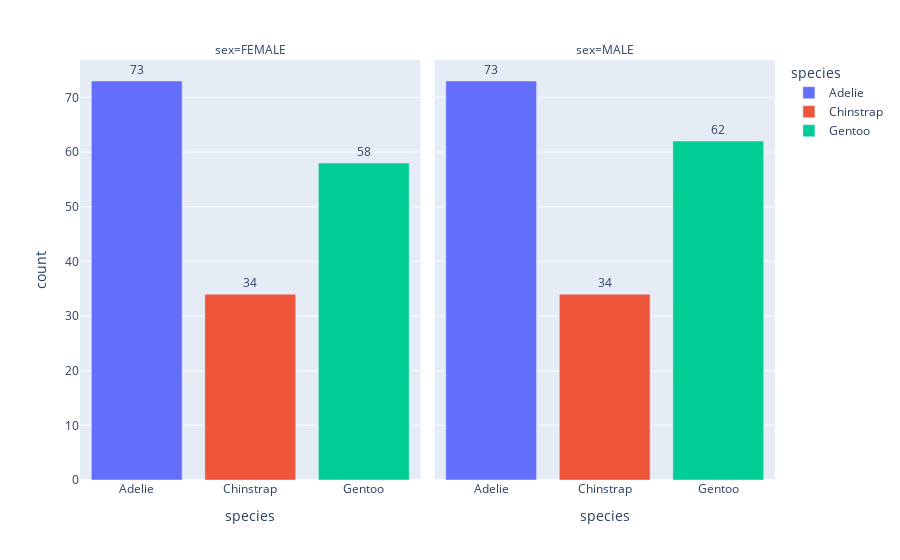

Source (notebook cell):
### Code cell
species_sex_count = df.groupby(['species', 'sex']).size().reset_index(name='count')

fig = px.bar(species_sex_count, x='species', y='count', color='species', facet_col='sex', text='count')

fig.update_traces(texttemplate='%{text}', textposition='outside')

# g = sns.catplot(x="species", data=df, kind="count", col="sex")
# g.facet_axis(0, 0).bar_label(container=g.facet_axis(0, 0).containers[0])
# g.facet_axis(0, 1).bar_label(container=g.facet_axis(0, 1).containers[0])

### Figure 1 — Plotly figure (JSON) as saved in the notebook; plotly's stock layout.template omitted (floating-point values rounded to 4 significant figures)
{"data": [{"alignmentgroup": "True", "hovertemplate": "species=%{x}<br>sex=FEMALE<br>count=%{text}<extra></extra>", "legendgroup": "Adelie", "marker": {"color": "#636efa", "pattern": {"shape": ""}}, "name": "Adelie", "offsetgroup": "Adelie", "orientation": "v", "showlegend": true, "text": [73], "textposition": "outside", "texttemplate": "%{text}", "type": "bar", "x": ["Adelie"], "xaxis": "x", "y": [73], "yaxis": "y"}, {"alignmentgroup": "True", "hovertemplate": "species=%{x}<br>sex=MALE<br>count=%{text}<extra></extra>", "legendgroup": "Adelie", "marker": {"color": "#636efa", "pattern": {"shape": ""}}, "name": "Adelie", "offsetgroup": "Adelie", "orientation": "v", "showlegend": false, "text": [73], "textposition": "outside", "texttemplate": "%{text}", "type": "bar", "x": ["Adelie"], "xaxis": "x2", "y": [73], "yaxis": "y2"}, {"alignmentgroup": "True", "hovertemplate": "species=%{x}<br>sex=FEMALE<br>count=%{text}<extra></extra>", "legendgroup": "Chinstrap", "marker": {"color": "#EF553B", "pattern": {"shape": ""}}, "name": "Chinstrap", "offsetgroup": "Chinstrap", "orientation": "v", "showlegend": true, "text": [34], "textposition": "outside", "texttemplate": "%{text}", "type": "bar", "x": ["Chinstrap"], "xaxis": "x", "y": [34], "yaxis": "y"}, {"alignmentgroup": "True", "hovertemplate": "species=%{x}<br>sex=MALE<br>count=%{text}<extra></extra>", "legendgroup": "Chinstrap", "marker": {"color": "#EF553B", "pattern": {"shape": ""}}, "name": "Chinstrap", "offsetgroup": "Chinstrap", "orientation": "v", "showlegend": false, "text": [34], "textposition": "outside", "texttemplate": "%{text}", "type": "bar", "x": ["Chinstrap"], "xaxis": "x2", "y": [34], "yaxis": "y2"}, {"alignmentgroup": "True", "hovertemplate": "species=%{x}<br>sex=FEMALE<br>count=%{text}<extra></extra>", "legendgroup": "Gentoo", "marker": {"color": "#00cc96", "pattern": {"shape": ""}}, "name": "Gentoo", "offsetgroup": "Gentoo", "orientation": "v", "showlegend": true, "text": [58], "textposition": "outside", "texttemplate": "%{text}", "type": "bar", "x": ["Gentoo"], "xaxis": "x", "y": [58], "yaxis": "y"}, {"alignmentgroup": "True", "hovertemplate": "species=%{x}<br>sex=MALE<br>count=%{text}<extra></extra>", "legendgroup": "Gentoo", "marker": {"color": "#00cc96", "pattern": {"shape": ""}}, "name": "Gentoo", "offsetgroup": "Gentoo", "orientation": "v", "showlegend": false, "text": [62], "textposition": "outside", "texttemplate": "%{text}", "type": "bar", "x": ["Gentoo"], "xaxis": "x2", "y": [62], "yaxis": "y2"}], "layout": {"annotations": [{"font": {}, "showarrow": false, "text": "sex=FEMALE", "x": 0.245, "xanchor": "center", "xref": "paper", "y": 1, "yanchor": "bottom", "yref": "paper"}, {"font": {}, "showarrow": false, "text": "sex=MALE", "x": 0.755, "xanchor": "center", "xref": "paper", "y": 1, "yanchor": "bottom", "yref": "paper"}], "autosize": true, "barmode": "relative", "legend": {"title": {"text": "species"}, "tracegroupgap": 0}, "margin": {"t": 60}, "xaxis": {"anchor": "y", "autorange": true, "categoryarray": ["Adelie", "Chinstrap", "Gentoo"], "categoryorder": "array", "domain": [0, 0.49], "range": [-0.5, 2.5], "title": {"text": "species"}, "type": "category"}, "xaxis2": {"anchor": "y2", "autorange": true, "categoryarray": ["Adelie", "Chinstrap", "Gentoo"], "categoryorder": "array", "domain": [0.51, 1], "matches": "x", "range": [-0.5, 2.5], "title": {"text": "species"}, "type": "category"}, "yaxis": {"anchor": "x", "autorange": true, "domain": [0, 1], "range": [0, 76.84], "title": {"text": "count"}, "type": "linear"}, "yaxis2": {"anchor": "x2", "autorange": true, "domain": [0, 1], "matches": "y", "range": [0, 76.84], "showticklabels": false, "type": "linear"}}}
